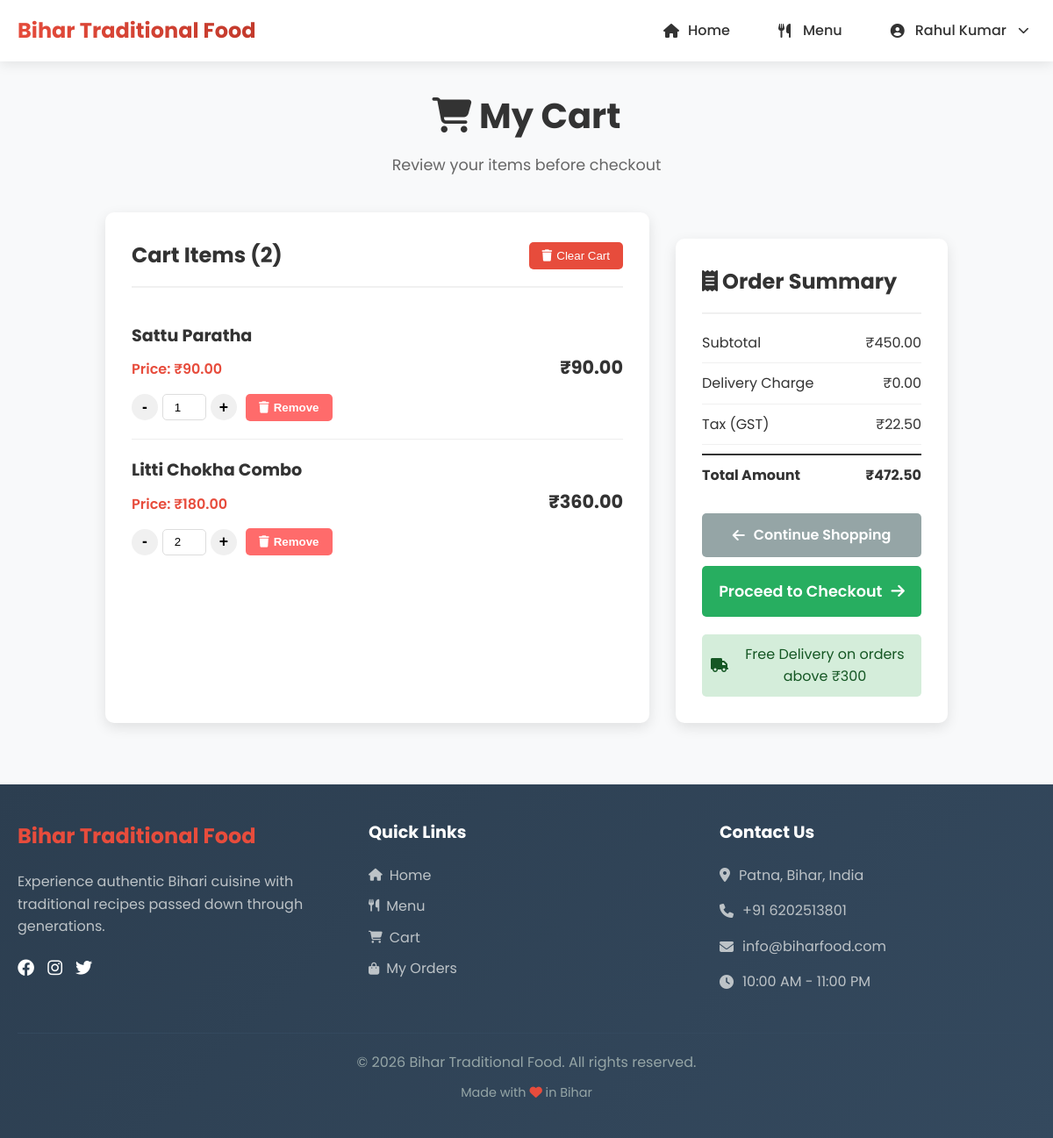
The page /users/cart.php (signed in) on the database its author committed.
### tables this page shows
CREATE TABLE `cart` (
  `id` int(11) NOT NULL,
  `user_id` int(11) NOT NULL,
  `food_id` int(11) NOT NULL,
  `quantity` int(11) DEFAULT 1,
  `special_instructions` text DEFAULT NULL,
  `added_at` timestamp NOT NULL DEFAULT current_timestamp()
);

CREATE TABLE `foods` (
  `id` int(11) NOT NULL,
  `name` varchar(100) NOT NULL,
  `description` text DEFAULT NULL,
  `price` decimal(10,2) NOT NULL,
  `original_price` decimal(10,2) DEFAULT NULL,
  `category_id` int(11) DEFAULT NULL,
  `image_path` varchar(255) DEFAULT NULL,
  `is_available` tinyint(1) DEFAULT 1,
  `is_featured` tinyint(1) DEFAULT 0,
  `is_popular` tinyint(1) DEFAULT 0,
  `preparation_time` int(11) DEFAULT NULL COMMENT 'In minutes',
  `calories` int(11) DEFAULT NULL,
  `ingredients` text DEFAULT NULL,
  `display_order` int(11) DEFAULT 0,
  `created_at` timestamp NOT NULL DEFAULT current_timestamp(),
  `updated_at` timestamp NOT NULL DEFAULT current_timestamp() ON UPDATE current_timestamp()
);

### users/cart.php (the view, shortened to what this page needs)
<?php
$userId = $_SESSION['user_id'];
$conn = getDBConnection();
$cartQuery = "SELECT c.*, f.name, f.price
              FROM cart c
              JOIN foods f ON c.food_id = f.id
              WHERE c.user_id = $userId
              ORDER BY c.id DESC";
$cartResult = mysqli_query($conn, $cartQuery);
$totalAmount = 0;
$cartItems = [];
if ($cartResult) {
    while ($item = mysqli_fetch_assoc($cartResult)) {
        $item['subtotal'] = $item['price'] * $item['quantity'];
        $totalAmount += $item['subtotal'];
        $cartItems[] = $item;
    }
}
?>
<!DOCTYPE html>
<html lang="en">
<head>
    <link rel="stylesheet" href="../assets/css/style.css">
    <link rel="stylesheet" href="https://cdnjs.cloudflare.com/ajax/libs/font-awesome/6.4.0/css/all.min.css">
</head>
<body>
    <?php include '../includes/header.php'; ?>
    <div class="cart-container">
        <div class="cart-header">
            <h1><i class="fas fa-shopping-cart"></i> My Cart</h1>
            <p>Review your items before checkout</p>
        </div>
        <?php if (empty($cartItems)): ?>
        <div class="empty-cart">
            <i class="fas fa-shopping-cart fa-4x"></i>
            <h2>Your cart is empty</h2>
            <p>Add some delicious Bihari food to your cart!</p>
            <a href="menu.php" class="btn-hero">Browse Menu</a>
        </div>
        <?php else: ?>
        <div class="cart-content">
            <div class="cart-items">
                <div class="cart-items-header">
                    <h2>Cart Items (<?php echo count($cartItems); ?>)</h2>
                    <form method="POST" style="display: inline;">
                        <button type="submit" name="clear_cart" class="btn-clear"
                                onclick="return confirm('Clear all items from cart?')">
                            <i class="fas fa-trash"></i> Clear Cart
                        </button>
                    </form>
                </div>
                <?php foreach ($cartItems as $item): ?>
                <div class="cart-item">
                    <div class="cart-item-details">
                        <h3><?php echo htmlspecialchars($item['name']); ?></h3>
                        <p class="item-price">Price: ₹<?php echo number_format($item['price'], 2); ?></p>
                        <div class="cart-item-quantity">
                            <form method="POST" class="quantity-form">
                                <button type="button" class="quantity-btn minus" onclick="updateQuantity(this, -1)">-</button>
                                <input type="number" name="quantity" value="<?php echo $item['quantity']; ?>"
                                       min="1" max="10" class="quantity-input" readonly>
                                <button type="button" class="quantity-btn plus" onclick="updateQuantity(this, 1)">+</button>
                            </form>
                            <form method="POST" style="display: inline;">
                                <button type="submit" name="remove_item" class="remove-item"
                                        onclick="return confirm('Remove this item from cart?')">
                                    <i class="fas fa-trash"></i> Remove
                                </button>
                            </form>
                        </div>
                    </div>
                    <div class="cart-item-total">
                        <h4>₹<?php echo number_format($item['subtotal'], 2); ?></h4>
                    </div>
                </div>
                <?php endforeach; ?>
            </div>
            <div class="cart-summary">
                <h2><i class="fas fa-receipt"></i> Order Summary</h2>
                <div class="summary-details">
                    <div class="summary-row">
                        <span>Subtotal</span>
                        <span>₹<?php echo number_format($totalAmount, 2); ?></span>
                    </div>
                    <div class="summary-row">
                        <span>Delivery Charge</span>
                        <span>₹<?php echo $totalAmount > 300 ? '0.00' : '40.00'; ?></span>
                    </div>
                    <div class="summary-row">
                        <span>Tax (GST)</span>
                        <span>₹<?php echo number_format($totalAmount * GST_RATE, 2); ?></span>
                    </div>
                    <div class="summary-row total">
                        <span><strong>Total Amount</strong></span>
                        <span><strong>₹<?php
                            $delivery = $totalAmount > 300 ? 0 : 40;
                            $tax = $totalAmount * GST_RATE;
                            echo number_format($totalAmount + $delivery + $tax, 2);
                        ?></strong></span>
                    </div>
                </div>
                <div class="cart-actions">
                    <a href="menu.php" class="btn-continue">
                        <i class="fas fa-arrow-left"></i> Continue Shopping
                    </a>
                    <a href="checkout.php" class="btn-checkout">
                        Proceed to Checkout <i class="fas fa-arrow-right"></i>
                    </a>
                </div>
                <?php if ($totalAmount > 300): ?>
                <div class="free-delivery">
                    <i class="fas fa-truck"></i> Free Delivery on orders above ₹300
                </div>
                <?php endif; ?>
            </div>
        </div>
        <?php endif; ?>
    </div>
    <?php include '../includes/footer.php'; ?>
</body>
</html>

### assets/css/style.css (style rules this page uses)
* { margin: 0; padding: 0; box-sizing: border-box; }
body { font-family: 'Poppins', sans-serif; line-height: 1.6; color: #333; background-color: #f9f9f9; }
.cart-container { max-width: 1000px; margin: 100px auto 50px; padding: 0 20px; }
.cart-header { text-align: center; margin-bottom: 40px; }
.cart-items { background: white; border-radius: 10px; padding: 30px; box-shadow: 0 5px 15px rgba(0,0,0,0.1); }
.cart-item { display: flex; align-items: center; padding: 20px 0; border-bottom: 1px solid #eee; }
.cart-item:last-child { border-bottom: none; }
.cart-item-details { flex: 1; }
.cart-item-quantity { display: flex; align-items: center; gap: 10px; margin-top: 10px; }
.quantity-btn { width: 30px; height: 30px; background: #f0f0f0; border: none; border-radius: 50%; cursor: pointer; font-weight: bold; }
.remove-item { background: #ff6b6b; color: white; border: none; padding: 8px 15px; border-radius: 5px; cursor: pointer; font-weight: 600; }
.cart-summary { background: white; border-radius: 10px; padding: 30px; margin-top: 30px; box-shadow: 0 5px 15px rgba(0,0,0,0.1); }
.btn-checkout { width: 100%; background: #27ae60; color: white; border: none; padding: 15px; border-radius: 5px; font-size: 1.1rem; font-weight: 600; cursor: pointer; transition: background 0.3s ease; }

### users/cart.php (style rules this page uses)
body { font-family: 'Poppins', sans-serif; background: #f5f5f5; margin: 0; padding: 0; }
.cart-container { max-width: 1200px; margin: 100px auto 50px; padding: 0 20px; }
.cart-header { text-align: center; margin-bottom: 40px; }
.cart-header h1 { font-size: 2.5rem; color: #333; margin-bottom: 10px; }
.cart-header p { color: #666; font-size: 1.1rem; }
.cart-content { display: grid; grid-template-columns: 2fr 1fr; gap: 30px; }
.cart-items { background: white; border-radius: 10px; padding: 20px; box-shadow: 0 5px 15px rgba(0,0,0,0.1); }
.cart-items-header { display: flex; justify-content: space-between; align-items: center; margin-bottom: 20px; padding-bottom: 15px; border-bottom: 2px solid #f0f0f0; }
.cart-items-header h2 { color: #333; margin: 0; }
.btn-clear { background: #e74c3c; color: white; border: none; padding: 8px 15px; border-radius: 5px; cursor: pointer; font-weight: 500; display: flex; align-items: center; gap: 5px; }
.cart-item { display: grid; grid-template-columns: 1fr auto; gap: 20px; padding: 20px 0; border-bottom: 1px solid #f0f0f0; }
.cart-item:last-child { border-bottom: none; }
.cart-item-details h3 { margin: 0 0 10px 0; color: #333; font-size: 1.2rem; }
.item-price { color: #e74c3c; font-weight: 600; margin-bottom: 15px; }
.cart-item-quantity { display: flex; align-items: center; gap: 15px; }
.quantity-form { display: flex; align-items: center; gap: 5px; }
.quantity-btn { width: 30px; height: 30px; background: #f0f0f0; border: none; border-radius: 5px; cursor: pointer; font-weight: bold; font-size: 1.1rem; }
.quantity-input { width: 50px; height: 30px; text-align: center; border: 1px solid #ddd; border-radius: 5px; }
.remove-item { background: #e74c3c; color: white; border: none; padding: 8px 15px; border-radius: 5px; cursor: pointer; display: flex; align-items: center; gap: 5px; }
.cart-item-total { text-align: right; }
.cart-item-total h4 { margin: 0 0 10px 0; color: #333; font-size: 1.3rem; }
.cart-summary { background: white; border-radius: 10px; padding: 20px; box-shadow: 0 5px 15px rgba(0,0,0,0.1); height: fit-content; }
.cart-summary h2 { color: #333; margin-bottom: 20px; padding-bottom: 15px; border-bottom: 2px solid #f0f0f0; }
.summary-details { margin-bottom: 20px; }
.summary-row { display: flex; justify-content: space-between; margin-bottom: 10px; padding-bottom: 10px; border-bottom: 1px solid #f0f0f0; }
.summary-row.total { border-top: 2px solid #333; border-bottom: none; padding-top: 10px; margin-top: 10px; }
.cart-actions { display: flex; flex-direction: column; gap: 10px; }
.btn-continue { background: #95a5a6; color: white; text-decoration: none; padding: 12px; border-radius: 5px; text-align: center; font-weight: 600; display: flex; align-items: center; justify-content: center; gap: 10px; }
.btn-checkout { background: #27ae60; color: white; text-decoration: none; padding: 12px; border-radius: 5px; text-align: center; font-weight: 600; display: flex; align-items: center; justify-content: center; gap: 10px; }
.free-delivery { margin-top: 20px; padding: 10px; background: #d4edda; color: #155724; border-radius: 5px; text-align: center; display: flex; align-items: center; justify-content: center; gap: 10px; }

### rows shown on the page
cart: food.name "Sattu Paratha", food.price "90.00", quantity "1", subtotal "90.00"
cart: food.name "Litti Chokha Combo", food.price "180.00", quantity "2", subtotal "360.00"

### other values the page prints
$_SESSION['user_name'] "Rahul Kumar"
count($cartItems) "2"
$totalAmount "450.00"
$totalAmount * GST_RATE "22.50"
$totalAmount + $delivery + $tax "472.50"
